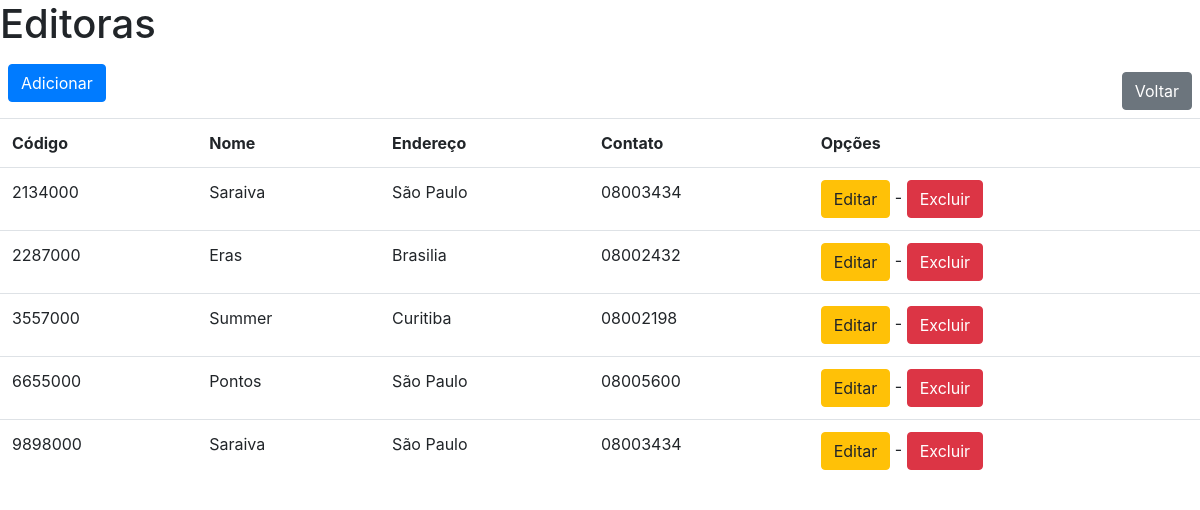
The app's page /editoras/index.php with its own data.
### tables this page shows
CREATE TABLE `editora` (
  `cd_editora` int(11) NOT NULL,
  `nm_editora` varchar(35) DEFAULT NULL,
  `nm_endereco` varchar(60) DEFAULT NULL,
  `cd_contato` char(11) DEFAULT NULL,
  PRIMARY KEY (`cd_editora`)
);

### editoras/index.php (the view, shortened to what this page needs)
<?php
require '../conexao.php';
try {
    $query = $conexao->query("CALL buscarEditoras()");
}
catch (mysqli_sql_exception $exception) {
    echo "Erro ao buscar editoras : (" . $conexao->errno . ") " . $conexao->error;
}
?>
<!doctype html>
<html lang="pt-br">
<head>
    <link rel="stylesheet" href="https://stackpath.bootstrapcdn.com/bootstrap/4.3.1/css/bootstrap.min.css">
</head>
<body>
<h1>Editoras</h1>
<p><a href="adicionar.php" class="btn btn-primary m-2 float-left">Adicionar</a></p>
<p><a href="../index.php" class="btn btn-secondary m-2 float-right">Voltar</a></p>
<table class="table">
    <tr>
        <th>Código</th>
        <th>Nome</th>
        <th>Endereço</th>
        <th>Contato</th>
        <th>Opções</th>
    </tr>
    <?php while ($resultado = $query->fetch_array(MYSQLI_ASSOC)): ?>
        <tr>
            <td><?php echo $resultado['cd_editora'] ?></a></td>
            <td><?php echo $resultado['nm_editora'] ?></td>
            <td><?php echo $resultado['nm_endereco'] ?></td>
            <td><?php echo $resultado['cd_contato'] ?></td>
            <td><a class="btn btn-warning" href="editar.php?codigo=<?php echo $resultado['cd_editora'] ?>">Editar</a> - <a class="btn btn-danger" href="excluir.php?codigo=<?php echo $resultado['cd_editora'] ?>">Excluir</a></td>
        </tr>
    <?php endwhile; ?>
</table>
</body>
</html>

### records on screen
editora: cd_editora "2134000", nm_editora "Saraiva", nm_endereco "São Paulo", cd_contato "08003434"
editora: cd_editora "2287000", nm_editora "Eras", nm_endereco "Brasilia", cd_contato "08002432"
editora: cd_editora "3557000", nm_editora "Summer", nm_endereco "Curitiba", cd_contato "08002198"
editora: cd_editora "6655000", nm_editora "Pontos", nm_endereco "São Paulo", cd_contato "08005600"
editora: cd_editora "9898000", nm_editora "Saraiva", nm_endereco "São Paulo", cd_contato "08003434"
